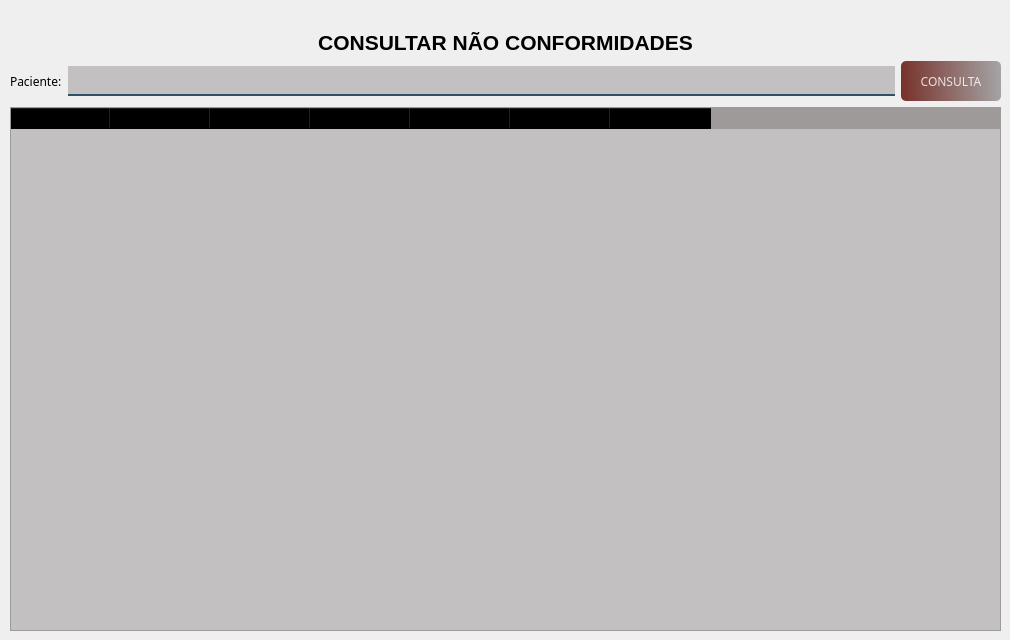
     <widget class="QWidget" name="page_15">
      <widget class="QWidget" name="layoutWidget_11">
       <property name="geometry">
        <rect>
         <x>10</x>
         <y>30</y>
         <width>991</width>
         <height>601</height>
        </rect>
       </property>
       <layout class="QVBoxLayout" name="verticalLayout_61">
        <item>
         <widget class="QLabel" name="label_113">
          <property name="font">
           <font>
            <pointsize>16</pointsize>
            <bold>true</bold>
           </font>
          </property>
          <property name="styleSheet">
           <string notr="true">color:rgb(0,0,0);</string>
          </property>
          <property name="text">
           <string>CONSULTAR NÃO CONFORMIDADES</string>
          </property>
          <property name="alignment">
           <set>Qt::AlignCenter</set>
          </property>
         </widget>
        </item>
        <item>
         <layout class="QHBoxLayout" name="horizontalLayout_81">
          <item>
           <widget class="QLabel" name="label_105">
            <property name="font">
             <font>
              <family>Reem Kufi</family>
             </font>
            </property>
            <property name="styleSheet">
             <string notr="true">color:rgb(0,0,0);</string>
            </property>
            <property name="text">
             <string>Paciente:</string>
            </property>
           </widget>
          </item>
          <item>
           <widget class="QLineEdit" name="lineEdit_5">
            <property name="minimumSize">
             <size>
              <width>441</width>
              <height>0</height>
             </size>
            </property>
            <property name="font">
             <font>
              <family>Reem Kufi</family>
             </font>
            </property>
            <property name="styleSheet">
             <string notr="true">background-color: rgba(10,0,0,50);
border:2px solid rgba(0,0,0,0);
border-bottom-color:rgba(46,82,101,255);
color:rgb(0,0,0);
padding-bottom:7px</string>
            </property>
           </widget>
          </item>
          <item>
           <widget class="QPushButton" name="btn_consultarNoti">
            <property name="minimumSize">
             <size>
              <width>100</width>
              <height>40</height>
             </size>
            </property>
            <property name="font">
             <font>
              <family>Reem Kufi</family>
             </font>
            </property>
            <property name="styleSheet">
             <string notr="true">QPushButton#btn_consultarNoti{
	background-color: qlineargradient(spread:pad, x1:0, y1:0.505682, x2:1, y2:0.477, stop:0 rgba(100, 19,11, 219), stop:1 rgba(0, 0, 0, 80));
	color:rgba(255, 255, 255, 210);
	border-radius: 5px;
}
QPushButton#btn_consultarNoti:hover{
	background-color: qlineargradient(spread:pad, x1:0, y1:0.505682,x2:1,y2:0.477, stop:0 rgba(150, 123, 111, 219), stop:1 rgba(85, 81, 84, 226));
}
QPushButton#btn_consultarNoti:pressed{
	padding-left:5px;
	padding -top:5px;
	background-color:rgba(150, 123, 111, 255);
}</string>
            </property>
            <property name="text">
             <string>CONSULTA</string>
            </property>
            <property name="icon">
             <iconset>
              <normaloff>C:/Users/marcioagc/Projetos/FNEA/Icones/historia.png</normaloff>C:/Users/marcioagc/Projetos/FNEA/Icones/historia.png</iconset>
            </property>
            <property name="iconSize">
             <size>
              <width>24</width>
              <height>24</height>
             </size>
            </property>
           </widget>
          </item>
         </layout>
        </item>
        <item>
         <widget class="QTableWidget" name="tb_consulta_3">
          <property name="font">
           <font>
            <family>Reem Kufi</family>
            <bold>true</bold>
           </font>
          </property>
          <property name="styleSheet">
           <string notr="true">background-color: rgba(10,0,0,50);

border-bottom-color:rgba(46,82,101,255);

</string>
          </property>
          <property name="horizontalScrollBarPolicy">
           <enum>Qt::ScrollBarAlwaysOff</enum>
          </property>
          <property name="sizeAdjustPolicy">
           <enum>QAbstractScrollArea::AdjustToContentsOnFirstShow</enum>
          </property>
          <property name="autoScrollMargin">
           <number>21</number>
          </property>
          <column>
           <property name="text">
            <string>RNC Nº</string>
           </property>
          </column>
          <column>
           <property name="text">
            <string>ST REGISTRO</string>
           </property>
          </column>
          <column>
           <property name="text">
            <string>ST OCORRENCIA</string>
           </property>
          </column>
          <column>
           <property name="text">
            <string>TIPO RNC</string>
           </property>
          </column>
          <column>
           <property name="text">
            <string>TURNO</string>
           </property>
          </column>
          <column>
           <property name="text">
            <string>DATA</string>
           </property>
          </column>
          <column>
           <property name="text">
            <string>FUNÇÃO</string>
           </property>
          </column>
         </widget>
        </item>
       </layout>
      </widget>
     </widget>
